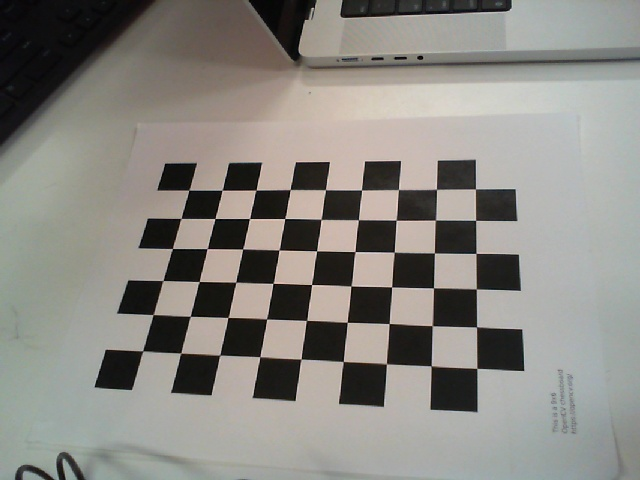
#> input picture Demo_1/images/image_0000.jpg, 640 x 480 px; its folder holds only this picture in this run
$ python Camera_Calibration.py
#> lines starting #> are read from the running program, lines starting #| are printed output that depends on the picture; after the words box and inside, x2 and y2 are one past the last pixel; in counts of white or black regions, pixels touching at a corner belong together; long printed decimals are rounded
# Camera_Calibration.py
# Read in images from images/
# Fill objpoints & imgpoints to calibrate camera
# and output camera_calibration.npz

import cv2
import numpy as np
import glob
import os

# Define the chessboard dimensions
chessboard_size = (9, 6)
square_size = 22  # millimeters

# Prepare object points based on the real chessboard dimensions
objp = np.zeros((chessboard_size[0] * chessboard_size[1], 3), np.float32)
objp[:, :2] = np.mgrid[0:chessboard_size[0], 0:chessboard_size[1]].T.reshape(-1, 2)
objp *= square_size

# Arrays to store object points and image points
objpoints = []
imgpoints = []

# Get the directory of the script and set the image directory relative to it
script_directory = os.path.dirname(os.path.abspath(__file__))
image_directory = os.path.join(script_directory, "images")
image_format = 'jpg'  # Change this if your images are in a different format

# Create the full file path pattern
image_pattern = os.path.join(image_directory, f'*.{image_format}')

# Load images
images = glob.glob(image_pattern)

if not images:
    print(f"No images found in {image_directory}. Please check the directory path and image format.")
else:
    for fname in images:
        img = cv2.imread(fname)
#> img is the input picture: shape (480, 640, 3); mean B, G, R 129.7, 135.2, 137.3
        gray = cv2.cvtColor(img, cv2.COLOR_BGR2GRAY)

        # Find the chessboard corners
        ret, corners = cv2.findChessboardCorners(gray, chessboard_size, None)
#> ret = True; corners = 54 rows, first 8: [189.1, 190.1], [222.3, 190.2], [256.1, 189.7], [290.4, 189.4], [325.6, 189.7], [361.5, 190], [398.6, 189.5], [436.6, 189.3]

        if ret:
            objpoints.append(objp)
            imgpoints.append(corners)

            # Draw and display the corners
            cv2.drawChessboardCorners(img, chessboard_size, corners, ret)
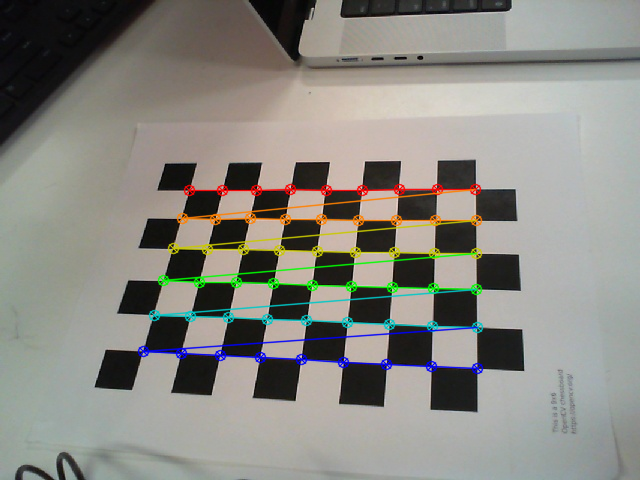
#> img: shape (480, 640, 3); 4.64% of pixels changed, all inside (x1, y1, x2, y2) = (137, 183, 484, 375)
            cv2.imshow('Chessboard', img)
            cv2.waitKey(500)
        else:
            print(f"Chessboard corners not found in image: {fname}")

    cv2.destroyAllWindows()

    # Perform camera calibration
    ret, camera_matrix, dist_coeffs, rvecs, tvecs = cv2.calibrateCamera(
        objpoints, imgpoints, gray.shape[::-1], None, None
    )
#> ret = 0.267; camera_matrix = [[702, 0, 300.4], [0, 761.8, 264.6], [0, 0, 1]]; dist_coeffs = [[-0.249, 7.83, -0.00151, 0.00888, -59.98]]; rvecs = ([-0.65, 0.189, 0.0852],); tvecs = ([-70.88, -43.91, 445.8],)

    if ret:
        # Print the camera matrix
        print("Camera matrix:")
        print(camera_matrix)
#| [[701.993    0.         300.384]
#|  [  0.         761.815 264.626]
#|  [  0.           0.           1.        ]]
        print("Dist matrix:")
        print(dist_coeffs)
#| [[-2.48621406e-01  7.83072528e+00 -1.50562746e-03  8.87765068e-03
#|   -5.99830829e+01]]

        # Save the camera matrix and distortion coefficients
        np.savez(os.path.join(script_directory, 'camera_calibration.npz'),
                 camera_matrix=camera_matrix, dist_coeffs=dist_coeffs)
        print("Calibration successful. Calibration data saved to 'camera_calibration.npz'.")
    else:
        print("Calibration failed. Please ensure you have sufficient valid images.")

$ run again, on Demo_1/images/image_0004.jpg
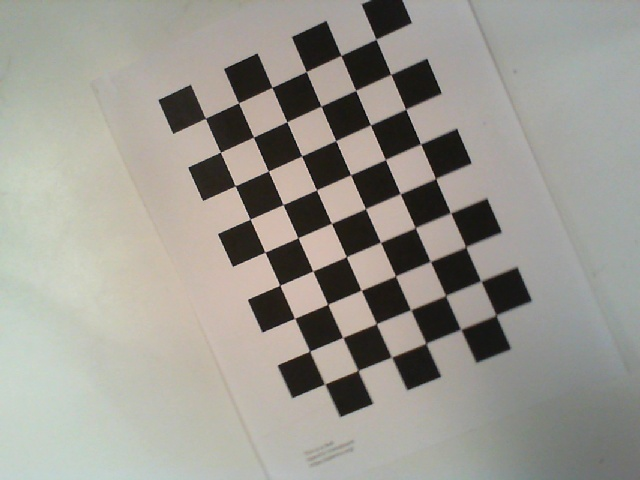
#> input picture Demo_1/images/image_0004.jpg, 640 x 480 px
#> img is the input picture: shape (480, 640, 3); mean B, G, R 144.6, 152.1, 154.4
#> `ret, corners = cv2.findChessboardCorners(gray, chessboard_size, None)`: ret = True; corners = 54 rows, first 8: [375.3, 37.67], [390.9, 74.57], [405.5, 109.1], [421.1, 144.9], [435.6, 178.7], [451.4, 214.4], [466, 247], [481.5, 282.2]
#> `cv2.drawChessboardCorners(img, chessboard_size, corners, ret)`:
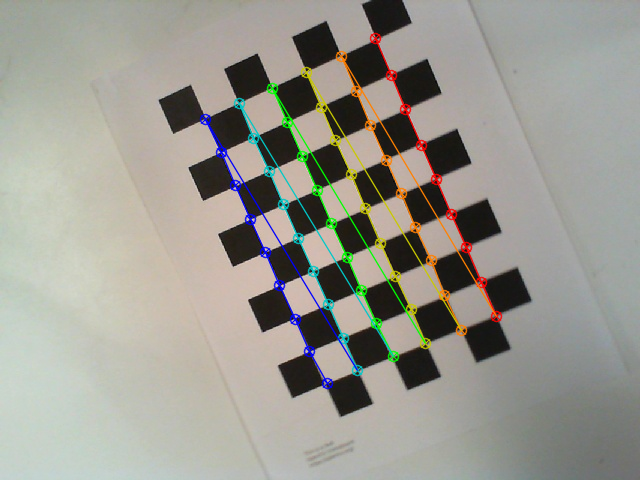
#> img: shape (480, 640, 3); 4.25% of pixels changed, all inside (x1, y1, x2, y2) = (199, 32, 503, 390)
#> `ret, camera_matrix, dist_coeffs, rvecs, tvecs = cv2.calibrateCamera( o..`: ret = 0.724; camera_matrix = [[1004.5, 0, 352.5], [0, 1000.1, 250.2], [0, 0, 1]]; dist_coeffs = [[0.508, -34.61, 0.0159, 0.0449, 623.8]]; rvecs = ([0.192, -0.0505, 1.16],); tvecs = ([12.32, -121.3, 572.3],)
#| [[1.00445330e+03 0.00000000e+00 3.52483278e+02]
#|  [0.00000000e+00 1.00008275e+03 2.50231420e+02]
#|  [0.00000000e+00 0.00000000e+00 1.00000000e+00]]
#| [[ 5.07790205e-01 -3.46084848e+01  1.59216856e-02  4.48642054e-02
#|    6.23750174e+02]]

$ run again, on Demo_1/images/image_0005.jpg
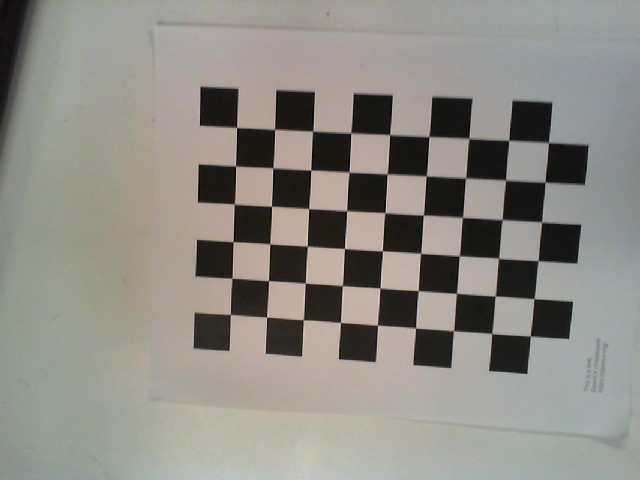
#> input picture Demo_1/images/image_0005.jpg, 640 x 480 px
#> img is the input picture: shape (480, 640, 3); mean B, G, R 132.7, 139.5, 141.5
#> `ret, corners = cv2.findChessboardCorners(gray, chessboard_size, None)`: ret = True; corners = 54 rows, first 8: [237, 127.6], [274.9, 129.6], [312.4, 131.1], [350.6, 132.2], [390.1, 134.5], [429.1, 136.7], [468.5, 138.5], [509.1, 140.3]
#> `cv2.drawChessboardCorners(img, chessboard_size, corners, ret)`:
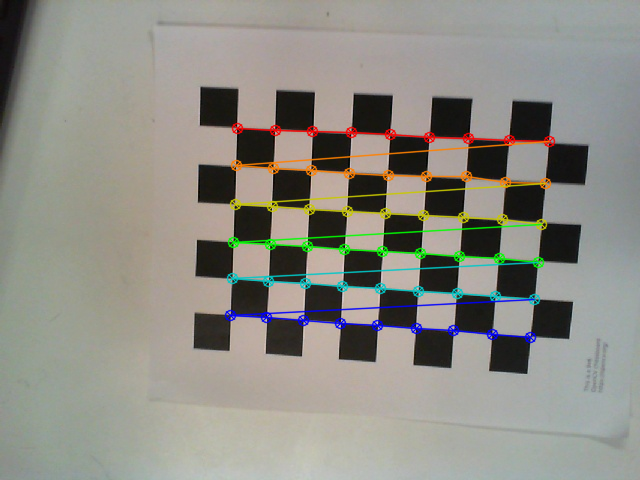
#> img: shape (480, 640, 3); 4.64% of pixels changed, all inside (x1, y1, x2, y2) = (224, 122, 556, 344)
#> `ret, camera_matrix, dist_coeffs, rvecs, tvecs = cv2.calibrateCamera( o..`: ret = 0.67; camera_matrix = [[317.5, 0, 373.2], [0, 315.6, 260.5], [0, 0, 1]]; dist_coeffs = [[0.17, -0.792, 0.00147, -0.00136, 1.12]]; rvecs = ([0.0649, 0.0486, 0.0638],); tvecs = ([-78.36, -77.13, 184.7],)
#| [[317.518   0.         373.234]
#|  [  0.         315.634  260.531]
#|  [  0.           0.           1.        ]]
#| [[ 0.1697 -0.7916  0.001467  -0.001359  1.118 ]]

$ run again, on Demo_1/images/image_0006.jpg
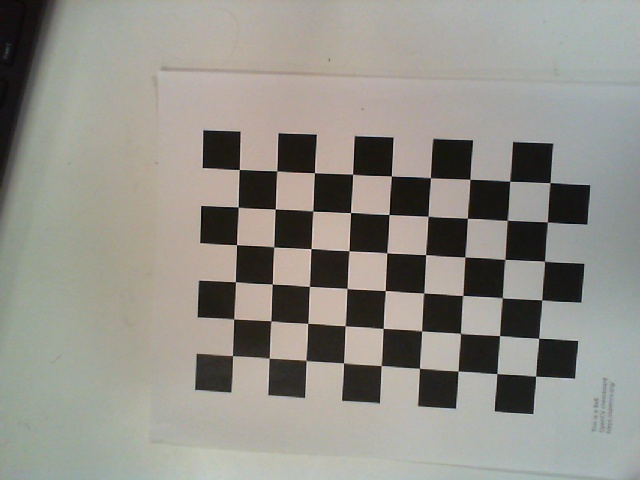
#> input picture Demo_1/images/image_0006.jpg, 640 x 480 px
#> img is the input picture: shape (480, 640, 3); mean B, G, R 136.9, 144.2, 146
#> `ret, corners = cv2.findChessboardCorners(gray, chessboard_size, None)`: ret = True; corners = 54 rows, first 8: [239.1, 169.5], [276.9, 170.8], [314.5, 172.6], [352.6, 173.8], [390.9, 176], [430.4, 177.7], [469.6, 179.3], [510.1, 180.9]
#> `cv2.drawChessboardCorners(img, chessboard_size, corners, ret)`:
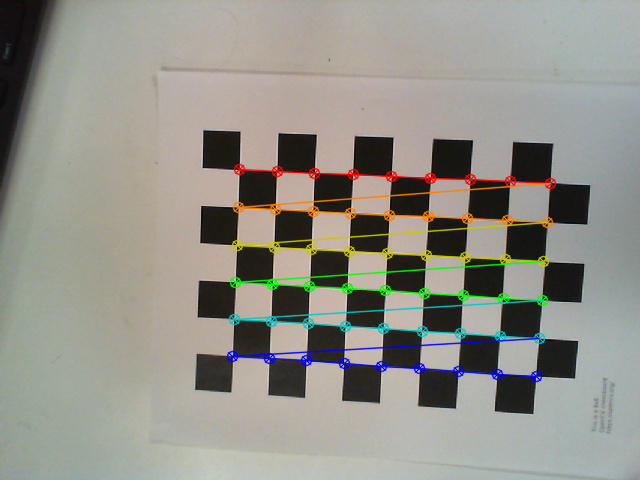
#> img: shape (480, 640, 3); 4.64% of pixels changed, all inside (x1, y1, x2, y2) = (226, 163, 557, 383)
#> `ret, camera_matrix, dist_coeffs, rvecs, tvecs = cv2.calibrateCamera( o..`: ret = 0.278; camera_matrix = [[1248.9, 0, 164.8], [0, 1273.6, 236.6], [0, 0, 1]]; dist_coeffs = [[-0.315, 7.04, 0.00168, 0.00252, -43.82]]; rvecs = ([0.143, 0.163, 0.0395],); tvecs = ([43.64, -38.8, 731.6],)
#| [[1.24888962e+03 0.00000000e+00 1.64796812e+02]
#|  [0.00000000e+00 1.27361356e+03 2.36578785e+02]
#|  [0.00000000e+00 0.00000000e+00 1.00000000e+00]]
#| [[-3.15204062e-01  7.03518923e+00  1.68309603e-03  2.51731574e-03
#|   -4.38195155e+01]]

$ run again, on Demo_1/images/image_0001.jpg
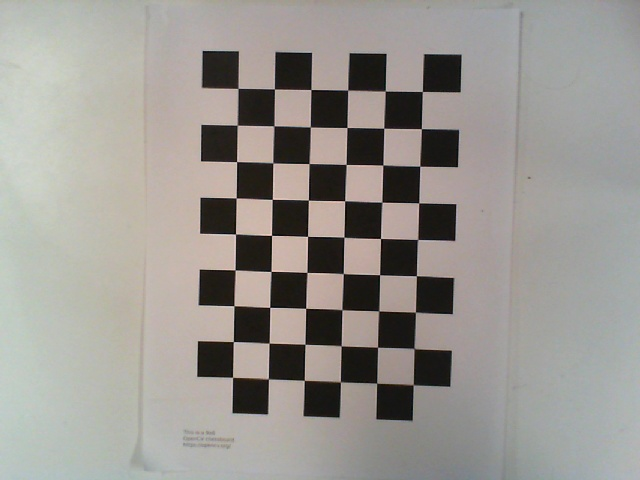
#> input picture Demo_1/images/image_0001.jpg, 640 x 480 px
#> img is the input picture: shape (480, 640, 3); mean B, G, R 145, 149.9, 153.3
#> `ret, corners = cv2.findChessboardCorners(gray, chessboard_size, None)`: ret = True; corners = 54 rows, first 8: [422.2, 91.78], [421, 129], [420.1, 166], [419, 202.9], [418, 239.4], [416.3, 275.8], [414.7, 311.8], [413.6, 348.5]
#> `cv2.drawChessboardCorners(img, chessboard_size, corners, ret)`:
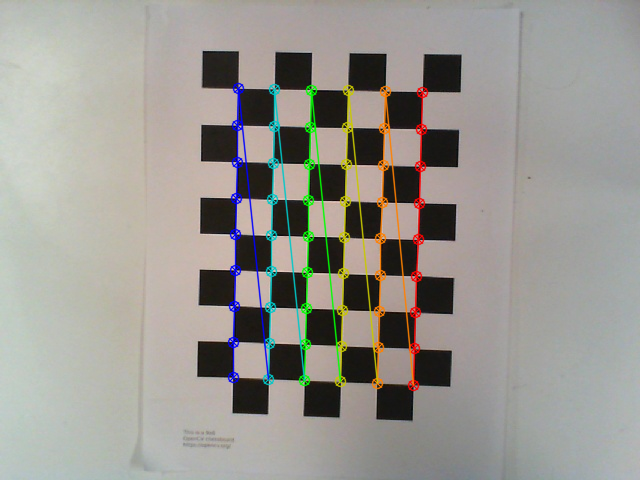
#> img: shape (480, 640, 3); 4.45% of pixels changed, all inside (x1, y1, x2, y2) = (227, 82, 429, 392)
#> `ret, camera_matrix, dist_coeffs, rvecs, tvecs = cv2.calibrateCamera( o..`: ret = 0.285; camera_matrix = [[735, 0, 281], [0, 734.6, 207.4], [0, 0, 1]]; dist_coeffs = [[0.616, -12.84, 0.00378, -0.0127, 86.56]]; rvecs = ([0.11, 0.00709, 1.59],); tvecs = ([83.88, -68.62, 436.4],)
#| [[734.970    0.         280.998]
#|  [  0.         734.560 207.397]
#|  [  0.           0.           1.        ]]
#| [[ 6.15969093e-01 -1.28424014e+01  3.78087984e-03 -1.26953112e-02
#|    8.65612126e+01]]
